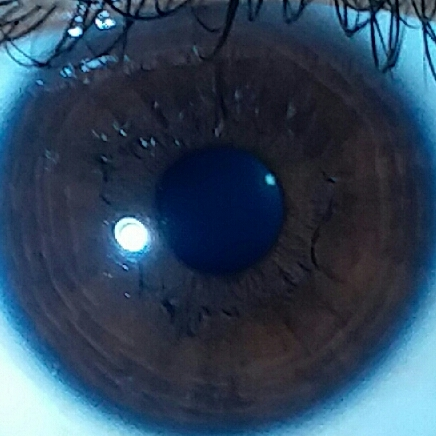
#> input picture Dataset/normal/2.jpg, 436 x 436 px
$ jupyter execute Untitled1.ipynb
#> lines starting #> are read from the running program, lines starting #| are printed output that depends on the picture; after the words box and inside, x2 and y2 are one past the last pixel; in counts of white or black regions, pixels touching at a corner belong together
[cell 1]
import cv2
import numpy as np
import matplotlib.pyplot as plt

#load image and show it
normal_path = "./Dataset/normal/2.jpg"
sedang_path = "./Dataset/sedang/2.jpg"
tinggi_path = "./Dataset/tinggi/2.jpg"
test_eye = "./Dataset/test.jpg"

img_normal = cv2.imread(normal_path)
#> img_normal is the input picture: shape (436, 436, 3); mean B, G, R 90.1, 68.5, 47.9
img_sedang = cv2.imread(sedang_path)
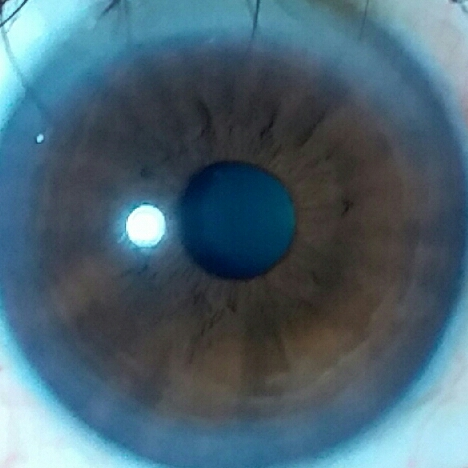
#> input picture Dataset/sedang/2.jpg, 468 x 468 px
#> img_sedang is the input picture: shape (468, 468, 3); mean B, G, R 113.6, 99.7, 74
img_tinggi = cv2.imread(tinggi_path)
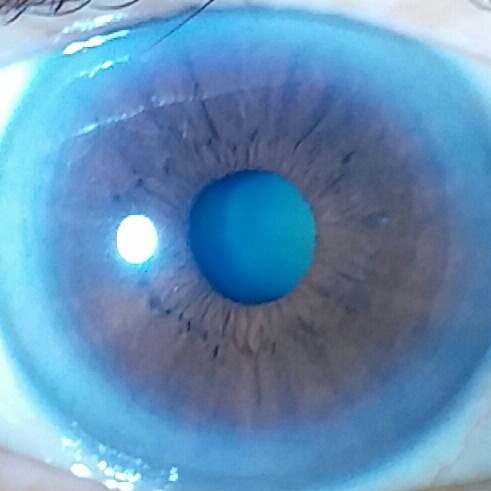
#> input picture Dataset/tinggi/2.jpg, 491 x 491 px
#> img_tinggi is the input picture: shape (491, 491, 3); mean B, G, R 183.5, 145.1, 98.5
img_test = cv2.imread(test_eye)
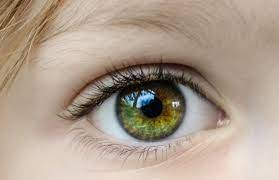
#> input picture Dataset/test.jpg, 279 x 180 px
#> img_test is the input picture: shape (180, 279, 3); mean B, G, R 142.1, 157.4, 174.2

[cell 2]
#normal Image
plt.imshow(img_normal)
plt.show()

#sedang Image
plt.imshow(img_sedang)
plt.show()

#tinggi Image
plt.imshow(img_tinggi)
plt.show()

[cell 3]
#Hough Transform to detect the iris
used_img = img_tinggi

b,g,r = cv2.split(used_img)
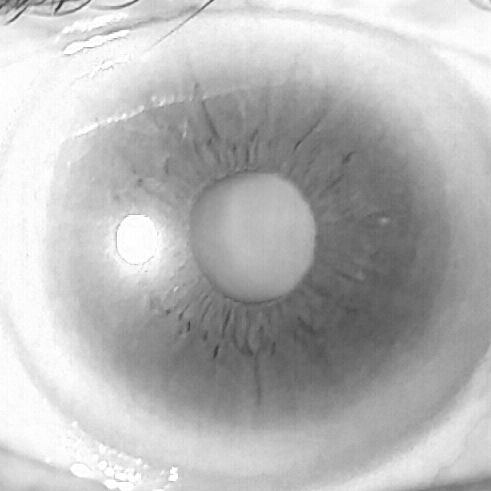
#> b: shape (491, 491); min 50, max 255, mean 183.5
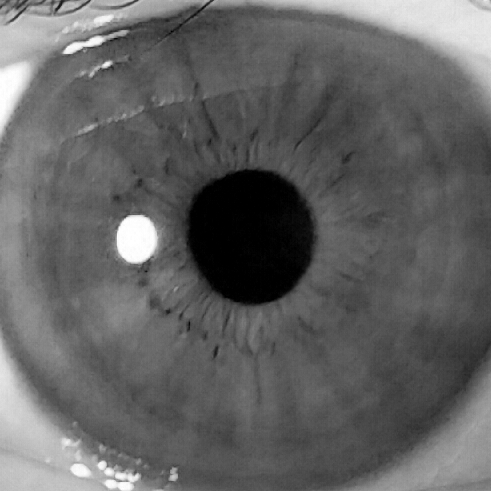
#> r: shape (491, 491); min 0, max 255, mean 98.5
rgb_img = cv2.merge([r,g,b])

preprocessing = cv2.cvtColor(used_img, cv2.COLOR_BGR2GRAY)
#preprocessing = cv2.Canny(preprocessing, 20, 20)
preprocessing = cv2.medianBlur(preprocessing, 5)

# [4 lines of commented-out code are left out]
param1 = 90
#param2 = 550
param2 = 400
maxRadius = 0
minRadius = 0
#param1 = 90
#param2 = 2400

rows = preprocessing.shape[0]
#> rows = 491
circles = cv2.HoughCircles(preprocessing, cv2.HOUGH_GRADIENT, 7, 20, param1=param1, param2=param2, minRadius=minRadius, maxRadius=maxRadius)
#> circles = [[255.5, 381.5, 376.6], [248.5, 423.5, 416.5], [241.5, 444.5, 440.3], [241.5, 479.5, 471.1], [227.5, 255.5, 251.3], [262.5, 402.5, 397.6]]
radius = 0
img_center = (int(used_img.shape[0]/2),int(used_img.shape[1] /2))
#> img_center = (245, 245)

if circles is not None :
    circles = np.uint16(np.around(circles))
#> circles = [[256, 382, 377], [248, 424, 416], [242, 444, 440], [242, 480, 471], [228, 256, 251], [262, 402, 398]]
    beginning = True
    for i in circles[0, :]:
        if beginning == True :
            center = (i[0], i[1])
            radius = i[2]
            beginning = False
        else :
            old_min = abs(radius*2 - used_img.shape[0])
            new_min = abs(i[2]*2 - used_img.shape[0])
            print(str(old_min) + " : " + str(new_min) )
            if old_min > new_min :
                #drawing circle
                center = (i[0], i[1])
                radius = i[2]

        cv2.circle(preprocessing, center, radius, (0,255,0),2)
        #drawing center
        cv2.circle(preprocessing, center,2,(0,0,255),3)
#> this loop made 6 passes
#> (old_min, new_min, center, radius) on pass 5: (263, 11, (228, 256), 251)
#> (i, old_min, new_min) on passes 2, 3, 4, 6: ([248, 424, 416], 263, 341), ([242, 444, 440], 263, 389), ([242, 480, 471], 263, 451), ([262, 402, 398], 11, 305)
#| 263 : 341
#| 263 : 389
#| 263 : 451
#| 263 : 11
#| 11 : 305
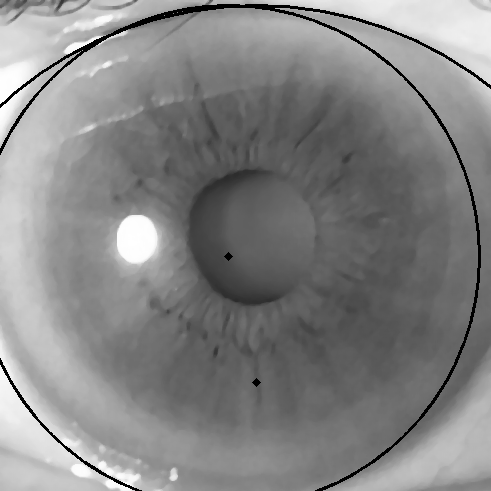
#> preprocessing: shape (491, 491); min 0, max 255, mean 132.2
#> after the loop, beginning = False

        # [6 lines of commented-out code are left out]
else :
    print("Not circle detected")

plt.imshow(preprocessing)
plt.show()

[cell 4]
cv2.circle(preprocessing, center, radius, (0,255,0),2)
#drawing center
cv2.circle(preprocessing, center,2,(0,0,255),3)

new_radius = int(radius * 0.7)
#> new_radius = 175
cv2.circle(preprocessing, center, new_radius, (255, 0, 255), 3)
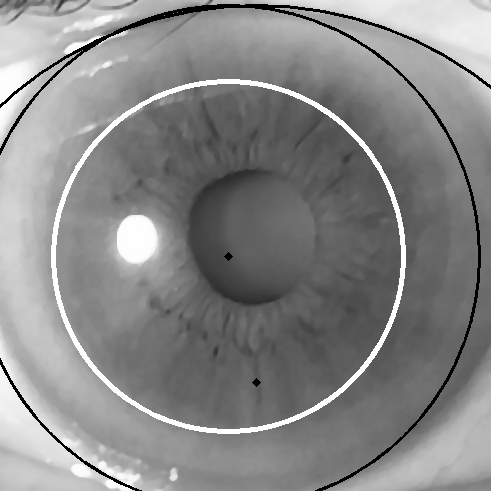
#> preprocessing: shape (491, 491); 2.29% of pixels changed, all inside (x1, y1, x2, y2) = (51, 79, 406, 434)

plt.imshow(preprocessing)
plt.show()

[cell 5]
"""from scipy.interpolate import interp1d
from PIL import Image

image = preprocessing
height = int(radius - new_radius)
width = int(radius * 2 * np.pi)
r_in = new_radius
r_out = radius

#q = np.arange(0.00, np.pi*2, 0.01) #theta
q = np.arange(0, 2 * np.pi, 2 * np.pi / width)  # Theta values
#inn = np.arange(0, int(image.shape[0]/2), 1) #radius
inn = np.arange(0, r_out, 1) #radius

cartisian_image = np.empty(shape = [inn.size, int(image.shape[1]), 3])
m = interp1d([np.pi*2, 0],[0,image.shape[1]])

for r in inn:
    for t in q:
        polarX = int((r * np.cos(t)) + image.shape[1]/2)
        polarY = int((r * np.sin(t)) + image.shape[0]/2)
        cartisian_image[r][int(m(t) - 1)] = used_img[polarY][polarX]

cartisian_image = cartisian_image.astype('uint8')
im = Image.fromarray(cartisian_image)


plt.imshow(cartisian_image)
plt.show()
"""

[cell 6]
image = used_img
height = int(radius - new_radius)
#> height = 76
width = int(radius * 2 * np.pi)
#> width = 1577
r_in = new_radius
#> r_in = 175
r_out = radius
#> r_out = 251

thetas = np.arange(0, 2 * np.pi, 2 * np.pi / width)  # Theta values
#> thetas = 1577 values from 0 to 6.28
#r_out = r_in + r_out
# Create empty flatten image
flat = np.zeros((height,width, 3), np.uint8)
circle_x = int(image.shape[0] / 2)
#> circle_x = 245
circle_y = int(image.shape[1] / 2)
#> circle_y = 245

print(r_in)
#| 175
print(r_out)
#| 251
print(width)
#| 1577
print(height)
#| 76
for i in range(width):
    for j in range(height):
        theta = thetas[i]  # value of theta coordinate
        r_pro = j / height  # value of r coordinate(normalized)

        # get coordinate of boundaries
        Xi = circle_x + r_in * np.cos(theta)
        Yi = circle_y + r_in * np.sin(theta)

        Xo = circle_x + r_out * np.cos(theta)
        Yo = circle_y + r_out * np.sin(theta)

        # the matched cartesian coordinates for the polar coordinates
        Xc = (1 - r_pro) * Xi + r_pro * Xo
        Yc = (1 - r_pro) * Yi + r_pro * Yo

        if Xc >= image.shape[0] :
            Xc = image.shape[1] - 1

        if Yc >= image.shape[1] :
            Yc = image.shape[1] - 1
        #print(i)
        #print(j)
        color = image[int(Xc)][int(Yc)]  # color of the pixel
        flat[j][i] = color
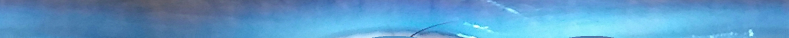
#> flat: shape (76, 1577, 3) (shown at 1/2 size); mean B, G, R 201.4, 154.8, 92.3

plt.imshow(flat)
plt.show()

[cell 7]
gray_flat = cv2.cvtColor(flat, cv2.COLOR_BGR2GRAY)

plt.imshow(gray_flat)
plt.show()

otsu_threshold, image_result = cv2.threshold(gray_flat, 0, 255, cv2.THRESH_OTSU)
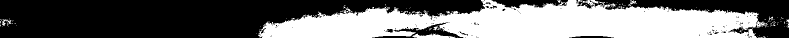
#> image_result: shape (76, 1577) (shown at 1/2 size); 43.7% white; 133 white regions (125 under 20 px), largest, box (x1, y1, x2, y2) and area: (516, 0, 1536, 76) 51364, (825, 67, 911, 76) 434, (4, 39, 23, 52) 100
#> otsu_threshold = 144
histr = cv2.calcHist([image_result],[0],None,[256],[0,256])
#> histr = 256 values, max 67454 at index 0, min 0 at index 1, mean 468.2

print(otsu_threshold)
#| 144.0
plt.imshow(image_result)
plt.show()

plt.plot(histr)
plt.show()
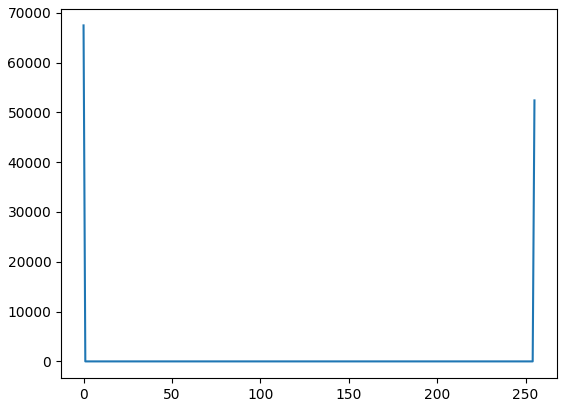
#> figure drawn by matplotlib, 1 panel; curve peaks at x = 0, y = 67454

#img rendah = 91
#img sendang = 116
#img tinggi = 138
